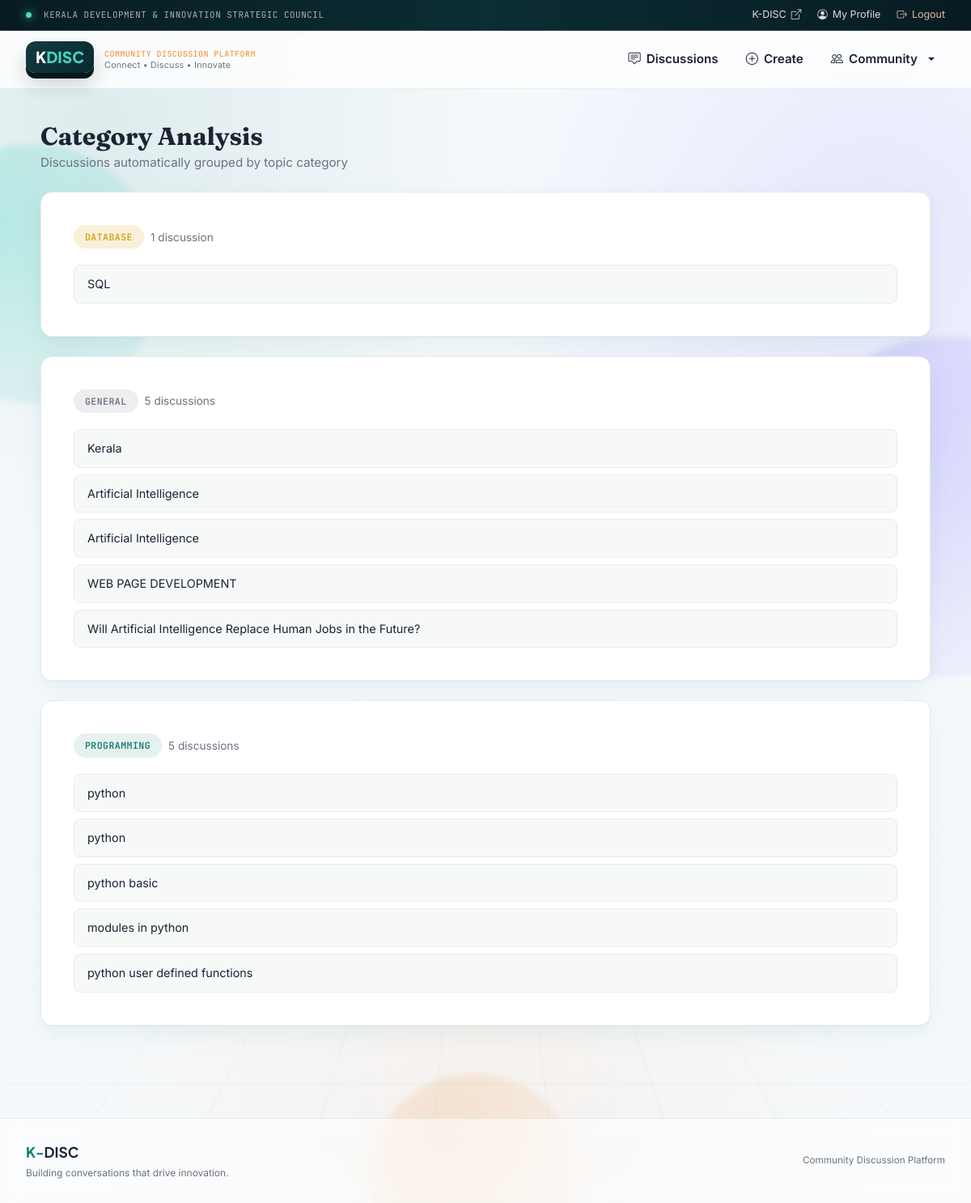
The app's page /category_analysis with its own data.
### tables this page shows
CREATE TABLE discussions(
    id INTEGER PRIMARY KEY AUTOINCREMENT,
    title TEXT,
    content TEXT
, owner TEXT, likes INTEGER DEFAULT 0, status TEXT DEFAULT 'Open');

### flask_backend/app.py (the view)
@app.route("/category_analysis")
def category_analysis():
    conn = sqlite3.connect(DB_PATH)
    cursor = conn.cursor()
    cursor.execute("SELECT * FROM discussions")
    posts = cursor.fetchall()
    conn.close()
    categorized_posts = []
    for post in posts:
        title = post[1].lower()
        if "python" in title:
            category = "Programming"
        elif "ai" in title or "machine learning" in title:
            category = "Artificial Intelligence"
        elif "flask" in title:
            category = "Web Development"
        elif "sql" in title or "database" in title:
            category = "Database"
        else:
            category = "General"
        categorized_posts.append(
            (post[1], category)
        )
    return render_template(
        "category_analysis.html",
        posts=categorized_posts
    )

### flask_backend/templates/category_analysis.html
{% extends "base.html" %}
{% block content %}
<div class="page-header">
    <h1 class="page-title">Category Analysis</h1>
    <p class="page-subtitle">Discussions automatically grouped by topic category</p>
</div>
{% if posts %}
    {% for category, items in posts|groupby(1) %}
    <div class="card-custom mb-4">
        <div class="d-flex align-items-center gap-2 mb-3">
            <span class="category-tag category-tag-{{ category|lower|replace(' ', '-') }}">{{ category }}</span>
            <span class="category-count">{{ items|length }} discussion{{ 's' if items|length != 1 else '' }}</span>
        </div>
        <div class="simple-list">
            {% for post in items %}
                <div class="simple-list-item">{{ post[0] }}</div>
            {% endfor %}
        </div>
    </div>
    {% endfor %}
{% else %}
    <div class="card-custom">
        <div class="empty-state">
            <p>No discussions to analyze yet.</p>
        </div>
    </div>
{% endif %}
{% endblock %}

### records on screen
discussions: title "SQL"
discussions: title "Kerala"
discussions: title "Artificial Intelligence"
discussions: title "Artificial Intelligence"
discussions: title "WEB PAGE DEVELOPMENT"
discussions: title "Will Artificial Intelligence Replace Human Jobs in the Future?"
discussions: title "python"
discussions: title "python"
discussions: title "python basic"
discussions: title "modules in python"
discussions: title "python user defined functions"

### other values on screen
{{ category }} "DATABASE" "GENERAL" "PROGRAMMING"
{{ items|length }} "1" "5" "5"
{{ 's' if items|length != 1 else '' }} "s" "s"
